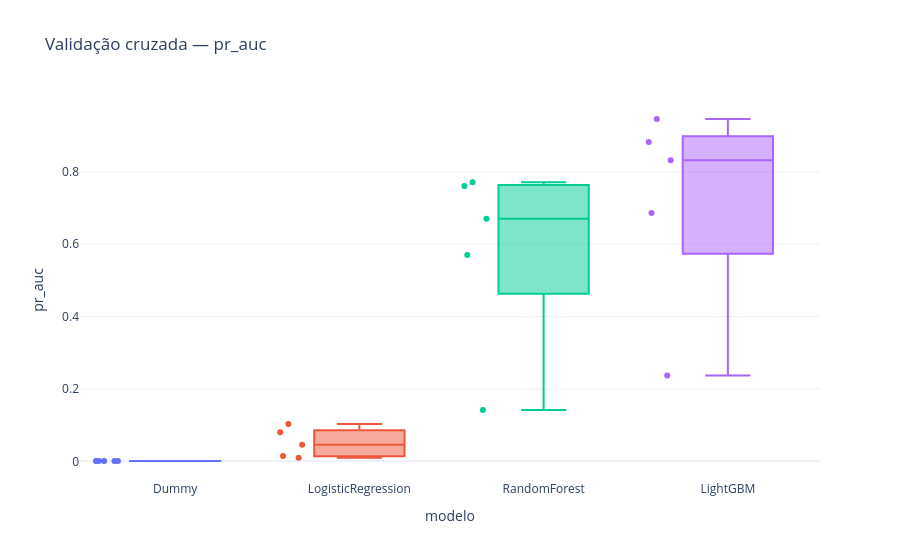

The notebook cell this image was saved under:
### Code cell
grafico_boxplot_cv(cv_df)
plotly_boxplot_cv(cv_df, "pr_auc")

### Figure 1 — Plotly figure (JSON) as saved in the notebook; plotly's stock layout.template omitted (floating-point values rounded to 4 significant figures)
{"data": [{"alignmentgroup": "True", "boxpoints": "all", "customdata": [[1, 35], [2, 35], [3, 44], [4, 43], [5, 45]], "hovertemplate": "modelo=%{x}<br>pr_auc=%{y}<br>fold=%{customdata[0]}<br>positivas_fold=%{customdata[1]}<extra></extra>", "legendgroup": "Dummy", "marker": {"color": "#636efa"}, "name": "Dummy", "notched": false, "offsetgroup": "Dummy", "orientation": "v", "showlegend": true, "type": "box", "x": ["Dummy", "Dummy", "Dummy", "Dummy", "Dummy"], "x0": " ", "xaxis": "x", "y": [0.000875, 0.000875, 0.0011, 0.001075, 0.001125], "y0": " ", "yaxis": "y"}, {"alignmentgroup": "True", "boxpoints": "all", "customdata": [[1, 35], [2, 35], [3, 44], [4, 43], [5, 45]], "hovertemplate": "modelo=%{x}<br>pr_auc=%{y}<br>fold=%{customdata[0]}<br>positivas_fold=%{customdata[1]}<extra></extra>", "legendgroup": "LogisticRegression", "marker": {"color": "#EF553B"}, "name": "LogisticRegression", "notched": false, "offsetgroup": "LogisticRegression", "orientation": "v", "showlegend": true, "type": "box", "x": ["LogisticRegression", "LogisticRegression", "LogisticRegression", "LogisticRegression", "LogisticRegression"], "x0": " ", "xaxis": "x", "y": [0.01495, 0.009789, 0.04574, 0.08037, 0.1034], "y0": " ", "yaxis": "y"}, {"alignmentgroup": "True", "boxpoints": "all", "customdata": [[1, 35], [2, 35], [3, 44], [4, 43], [5, 45]], "hovertemplate": "modelo=%{x}<br>pr_auc=%{y}<br>fold=%{customdata[0]}<br>positivas_fold=%{customdata[1]}<extra></extra>", "legendgroup": "RandomForest", "marker": {"color": "#00cc96"}, "name": "RandomForest", "notched": false, "offsetgroup": "RandomForest", "orientation": "v", "showlegend": true, "type": "box", "x": ["RandomForest", "RandomForest", "RandomForest", "RandomForest", "RandomForest"], "x0": " ", "xaxis": "x", "y": [0.1418, 0.57, 0.6701, 0.761, 0.771], "y0": " ", "yaxis": "y"}, {"alignmentgroup": "True", "boxpoints": "all", "customdata": [[1, 35], [2, 35], [3, 44], [4, 43], [5, 45]], "hovertemplate": "modelo=%{x}<br>pr_auc=%{y}<br>fold=%{customdata[0]}<br>positivas_fold=%{customdata[1]}<extra></extra>", "legendgroup": "LightGBM", "marker": {"color": "#ab63fa"}, "name": "LightGBM", "notched": false, "offsetgroup": "LightGBM", "orientation": "v", "showlegend": true, "type": "box", "x": ["LightGBM", "LightGBM", "LightGBM", "LightGBM", "LightGBM"], "x0": " ", "xaxis": "x", "y": [0.237, 0.6861, 0.8827, 0.946, 0.8322], "y0": " ", "yaxis": "y"}], "layout": {"boxmode": "overlay", "legend": {"title": {"text": "modelo"}, "tracegroupgap": 0}, "showlegend": false, "title": {"text": "Validação cruzada — pr_auc"}, "xaxis": {"anchor": "y", "categoryarray": ["Dummy", "LogisticRegression", "RandomForest", "LightGBM"], "categoryorder": "array", "domain": [0, 1], "title": {"text": "modelo"}}, "yaxis": {"anchor": "x", "domain": [0, 1], "title": {"text": "pr_auc"}}}}
